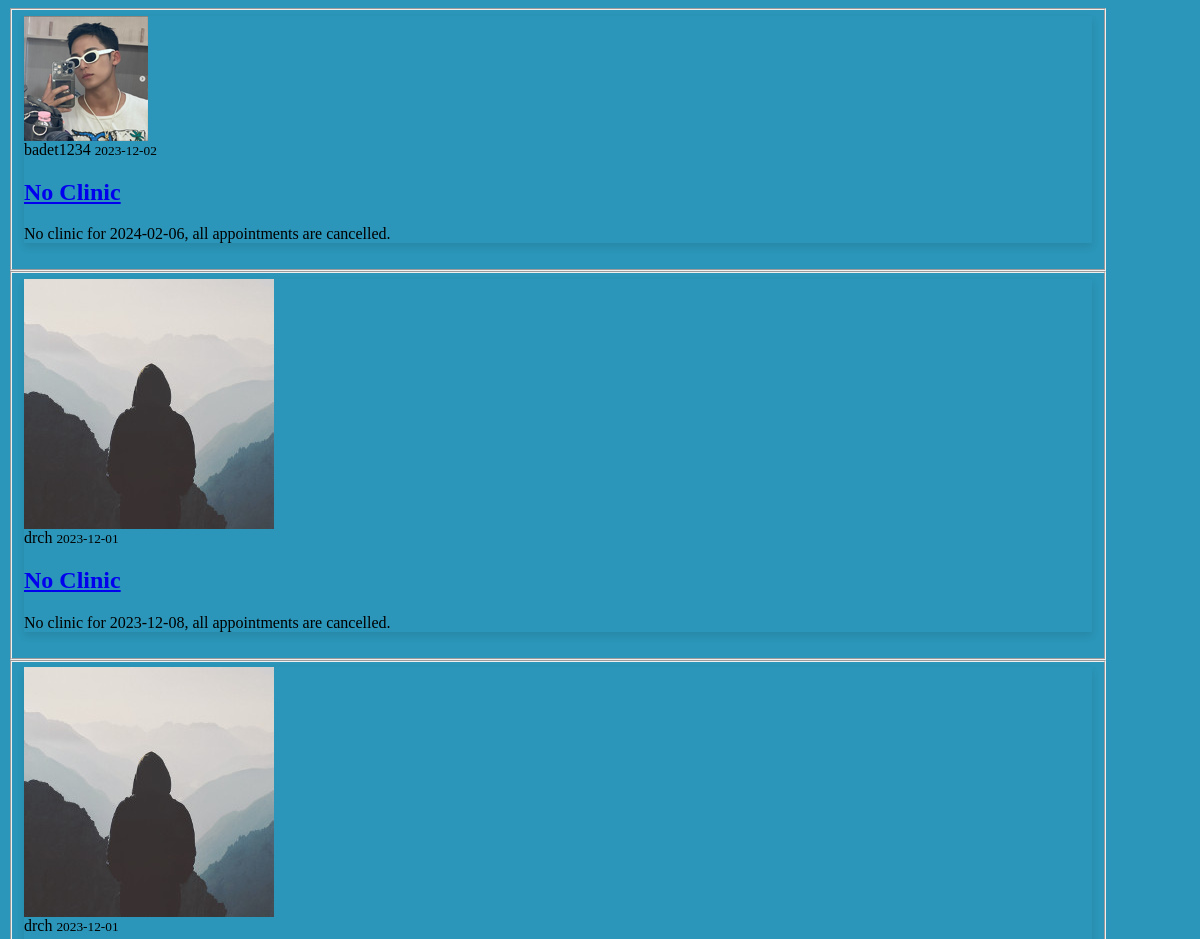
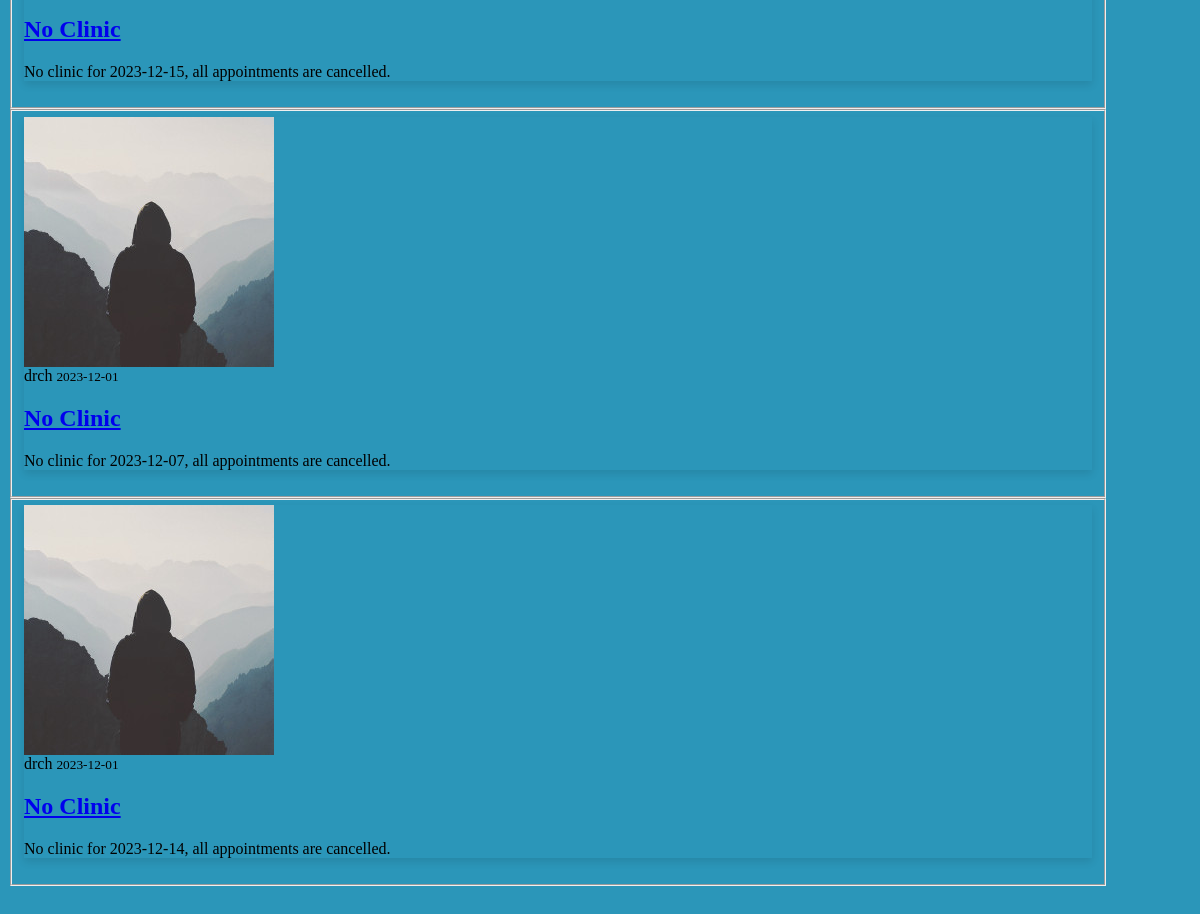
Before: /admin_announcement (signed in) with the older database file (2 pictures, top to bottom).
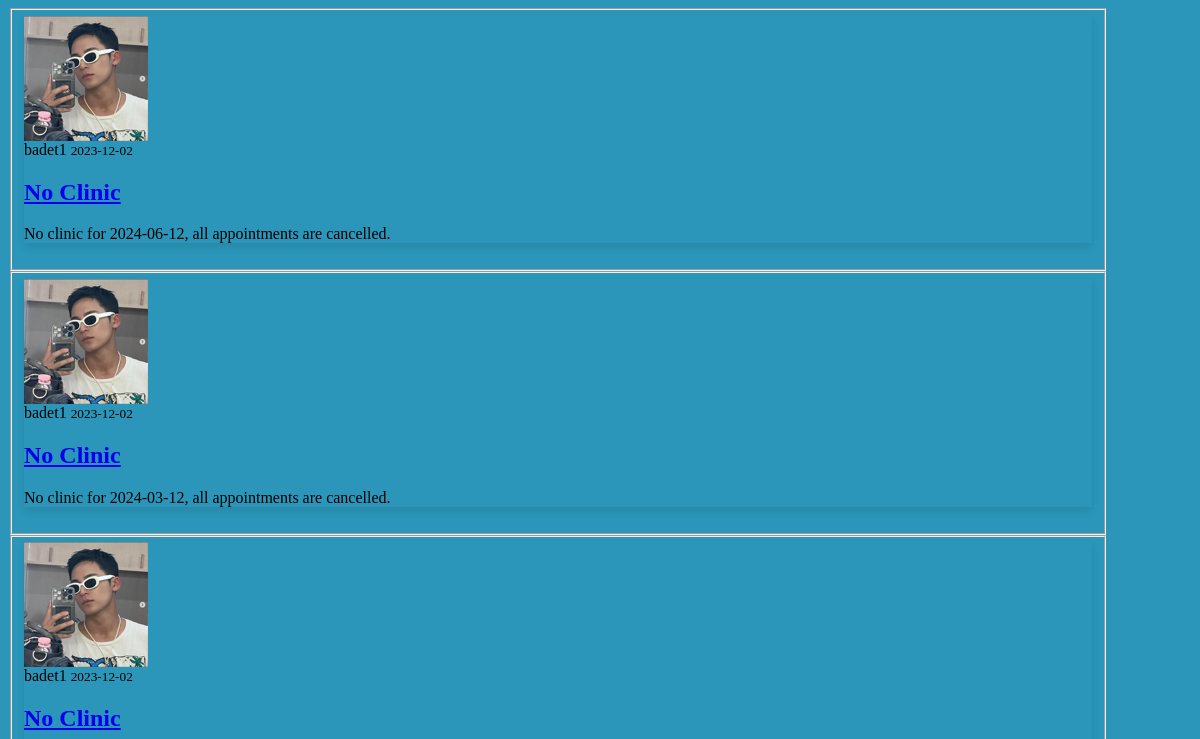
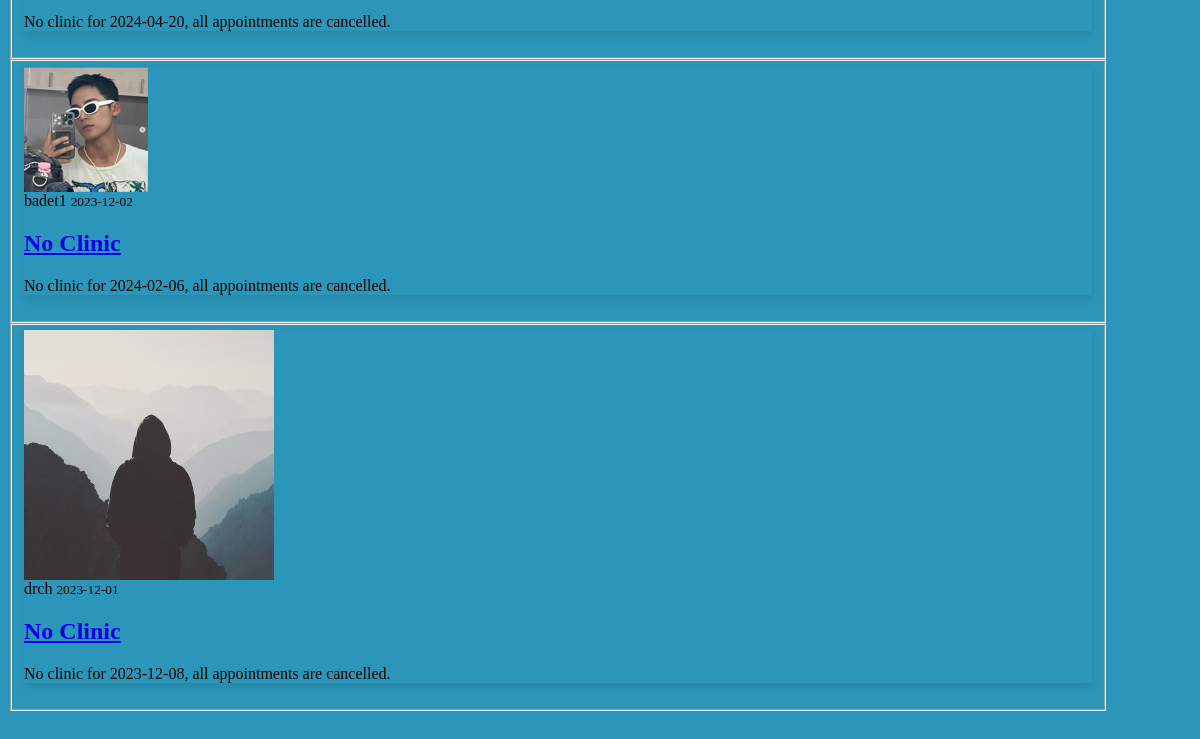
After: the same page with the newer database file (2 pictures, top to bottom).
### main/models.py (models this page shows, shortened)
class Post(db.Model):
    id = db.Column(db.Integer, primary_key=True)
    title = db.Column(db.String(100), nullable=False)
    date_posted = db.Column(db.DateTime, nullable=False, default=datetime.utcnow)
    content = db.Column(db.Text, nullable=False)
    user_id = db.Column(db.Integer, db.ForeignKey('user.id'), nullable=False)

class User(db.Model, UserMixin):
    id = db.Column(db.Integer, primary_key=True)
    FName = db.Column(db.String(30), nullable=False)
    MidName = db.Column(db.String(30), nullable=True)
    LName = db.Column(db.String(30), nullable=False)
    gender = db.Column(db.String(10), nullable=False)
    birthday = db.Column(db.String(8), nullable=False)
    age = db.Column(db.Integer, nullable=False)
    contact = db.Column(db.String(30), unique=True, nullable=False)
    address = db.Column(db.String(100), nullable=False)
    username = db.Column(db.String(20), unique=True, nullable=False)
    email = db.Column(db.String(120), unique=True, nullable=False)
    image_file = db.Column(db.String(20), nullable=False, default='default.jpg')
    password = db.Column(db.String(60), nullable=False)
    posts = db.relationship('Post', backref='author', lazy=True)

### main/main1/routes.py (the view)
@main1.route("/admin_announcement")
@login_required
def admin_announcement():
    if current_user.is_authenticated:
        page = request.args.get('page', 1, type=int)
        posts = Post.query.order_by(Post.date_posted.desc()).paginate(page=page, per_page=5)
        return render_template('admin_announcement.html', title='Announcement', posts=posts)

### main/models.py (called while the page is built)
@login_manager.user_loader
def load_user(user_id):
    return User.query.get(int(user_id))

### main/templates/admin_announcement.html (shortened to what this page needs)
{% if current_user.is_authenticated %}
  {% if current_user.id == 3 %}
    {% extends "admin_nav.html" %}
  {% endif %}
{% endif %}
{% block content %}
  <body style="background-color: #2b96b9;">
    <div class="admin_announcement" style="width: 1100px; ">
      <div class="row mx-auto" style="width: 1100px;">
        <div class="col-md-8">
          {% for post in posts.items %}
          <fieldset>
            <article class="media content-section" style="box-shadow: 0 4px 8px rgba(0, 0, 0, 0.1);">
              <img class="rounded-circle article-img mb-auto" src="{{ url_for('static', filename = 'profile_pics/' + post.author.image_file) }}">
              <div class="media-body">
                <div class="article-metadata">
                  <a class="mr-2">{{ post.author.username }}</a>
                  <small class="text-muted">{{ post.date_posted.strftime('%Y-%m-%d') }}</small>
                </div>
                  <h2><a class="article-title" href="{{ url_for('posts.post', post_id=post.id) }}">{{ post.title }}</a></h2>
                  <p class="article-content">{{ post.content }}</p>
              </div>
            </article>
          </fieldset>
          {% endfor %}
        </div>
      </div>
    </div>
  </body>
{% endblock content %}

Changed rows visible on the page:
no longer on this page (row unchanged): Post: image_file (placeholder picture), author.username "drch", date_posted "2023-12-01", title "No Clinic", content "No clinic for 2023-12-15, all appointments are cancelled."
no longer on this page (row unchanged): Post: image_file (placeholder picture), author.username "drch", date_posted "2023-12-01", title "No Clinic", content "No clinic for 2023-12-07, all appointments are cancelled."
no longer on this page (row unchanged): Post: image_file (placeholder picture), author.username "drch", date_posted "2023-12-01", title "No Clinic", content "No clinic for 2023-12-14, all appointments are cancelled."
added Post: image_file (picture), author.username "badet1", date_posted "2023-12-02", title "No Clinic", content "No clinic for 2024-06-12, all appointments are cancelled."
added Post: image_file (picture), author.username "badet1", date_posted "2023-12-02", title "No Clinic", content "No clinic for 2024-03-12, all appointments are cancelled."
added Post: image_file (picture), author.username "badet1", date_posted "2023-12-02", title "No Clinic", content "No clinic for 2024-04-20, all appointments are cancelled."
changed through a linked row, Post "No clinic for 2024-02-06, all appointments are cancelled.": author.username "badet1234" → "badet1"
